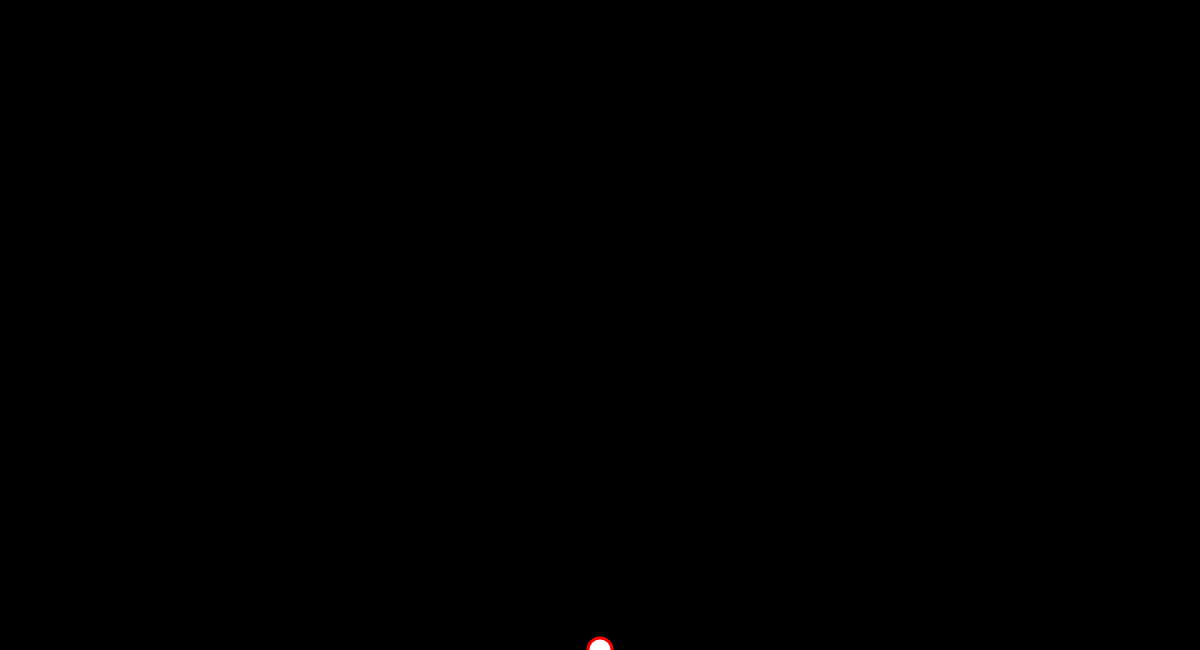
Frame 1 (no input)
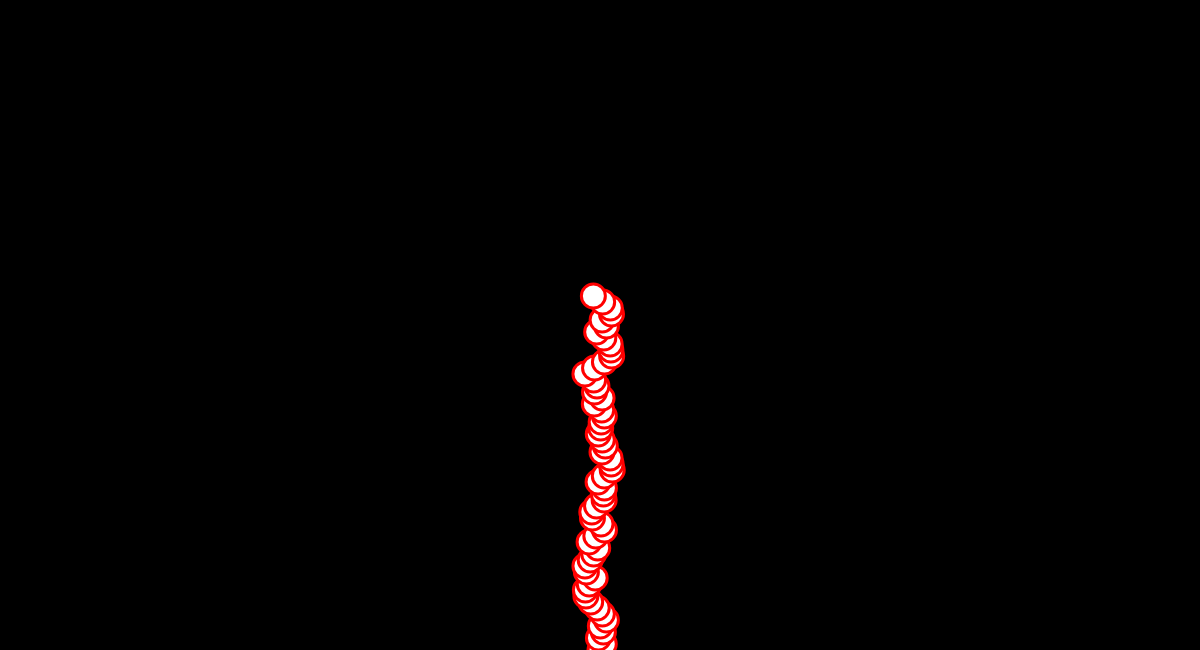
Frame 60 (no input)
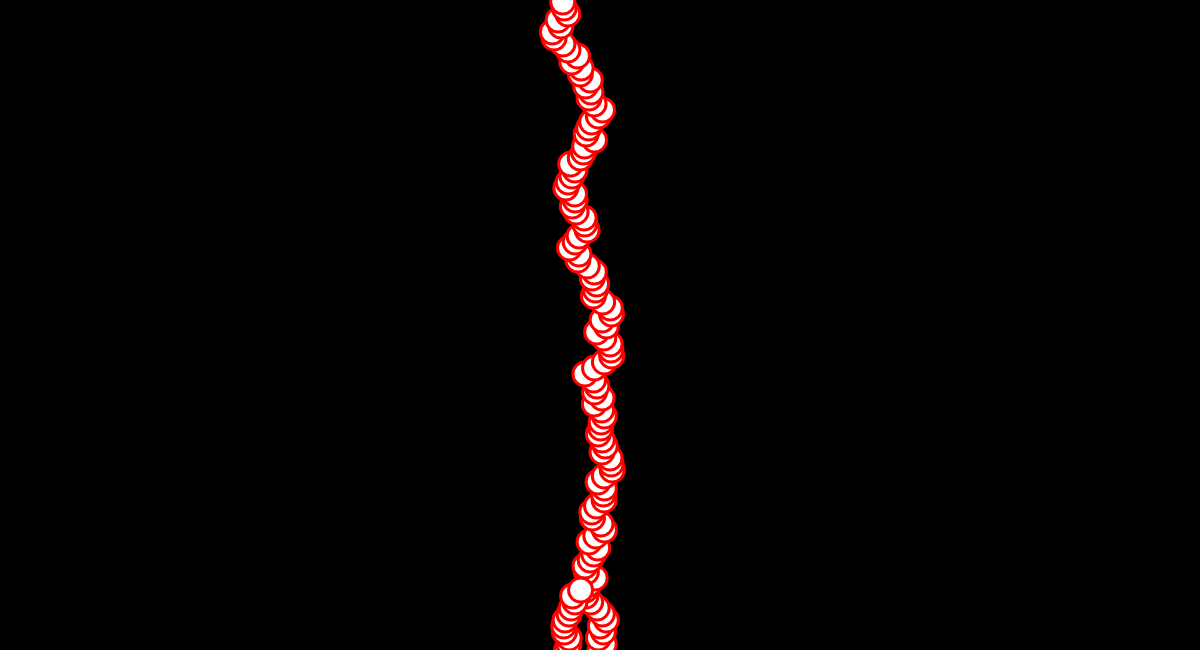
Frame 120 (the mouse pressed at the canvas centre since frame 60)

The p5.js sketch that drew these frames (run headless with seeded random() and noise() and a simulated clock; from frame 60 on, the mouse is pressed at the canvas centre):

// p5.js sketch
// ── sketch.js
// Where is the circle
var x;
var y;

var start1;
var start2;

var r = 0;
var g = 0;
var b = 0;


function setup() {
  createCanvas(1200, 650);
  x = width / 2;
  y = height;
  background(r,g,b);

}

function draw() {

  // Draw a circle
  stroke(255, 0, 0);
  strokeWeight(3)
  fill(255);
  ellipse(x , y, 24, 24);

  // Jiggling randomly on the horizontal axis
  x = x + random(10, -10);
  // Moving up at a constant speed
  y = y - 6;

  // Reset to the bottom
  if (y < 0) {
    y = height;
  }

  if (x > 800) {
    x = width / 2;
    y = height;
  }

  if (x < 0) {
    x = width / 2;
    y = height;
  }

}
